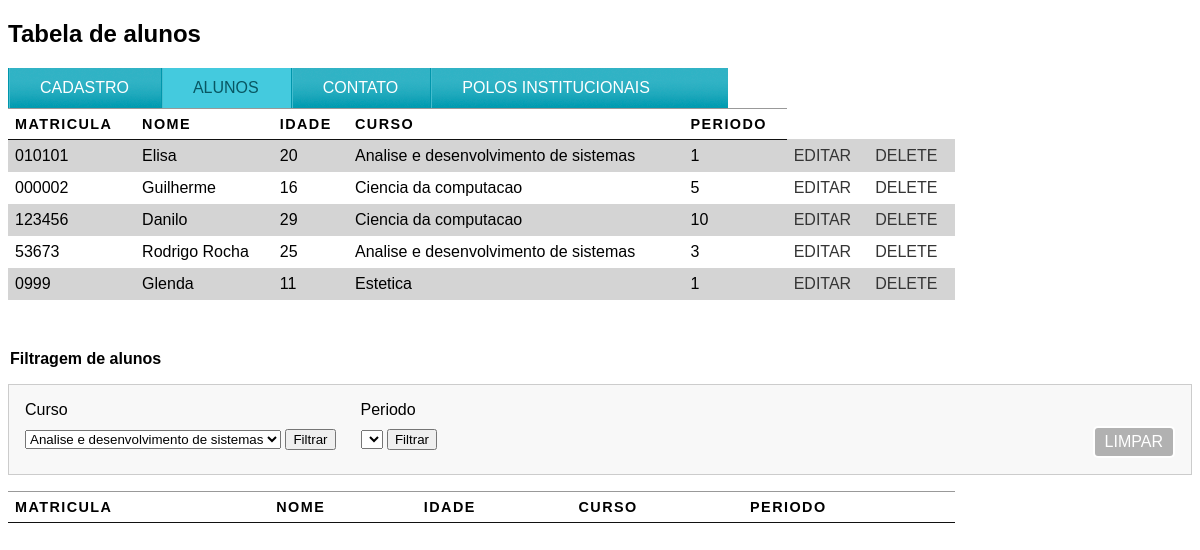
The page /filtrar_curso on the database its author committed.
### core/models.py (models this page shows)
class Pessoa(models.Model):
    nome = models.CharField(max_length=100)
    idade = models.IntegerField(default=0)
    matricula = models.CharField(max_length=100, default=0000)
    curso = models.CharField(max_length=100,default="Vazio")
    periodo = models.CharField(max_length=100, default="Primeiro")

### core/views.py (the view)
# urls.py: path('filtrar_curso', filtrar_curso, name= "filtrar_curso"),
def filtrar_curso(request):
    filtrados = []
    pessoas = Pessoa.objects.all()
    cursos = Pessoa.objects.values_list('curso', flat=True).distinct()
    curso = request.POST.get("curso")
    for pessoa in pessoas:
        if pessoa.curso == curso:
            filtrados.append(pessoa)
    return render(request, 'tabela.html',{"pessoas":pessoas, "filtrados":filtrados, "cursos":cursos})

### core/templates/tabela.html (shortened to what this page needs)
{%load static%}
<!DOCTYPE html>
<html lang="en">
<head>
    <link rel="stylesheet" href="{% static 'css/style.css'%}">
<body>
    <h2>Tabela de alunos</h2>
    <ul>
        <li><a href="{% url 'home' %}" >Cadastro</a></li>
        <li><a href="{% url 'tabela' %}" class="selecionado">Alunos</a></li>
        <li><a href="{% url 'home' %}" >Contato</a></li>
        <li><a href="{% url 'home' %}" >Polos institucionais</a></li>
    </ul>
    <table>
        <thead>
            <tr>
                <th>Matricula</th>
                <th>Nome</th>
                <th>Idade</th>
                <th>Curso</th>
                <th>Periodo</th>
            </tr>
        </thead>
        <tbody>
            {% for pessoa in pessoas %}
            <tr class="{% cycle 'cinza' 'branco' %}">
                <td>{{pessoa.matricula}}</td>
                <td>{{pessoa.nome}}</td>
                <td>{{pessoa.idade}}</td>
                <td>{{pessoa.curso}}</td>
                <td>{{pessoa.periodo}}</td>
                <td><a href="{% url 'editar' pessoa.id %}"> Editar </a></td>
                <td><a href="{% url 'delete' pessoa.id %}">Delete</a></td>
            </tr>
            {% endfor %}
        </tbody>
    </table>
<div id="filtros">
    <legend>Filtragem de alunos</legend>
    <fieldset id="campo">
        <div id="filtro-curso">
            <form action="{% url 'filtrar_curso' %}"method="POST">
                <label for="curso">Curso</label>
                <select name="curso" class="select">
                {%for curso in cursos%}
                <option  value="{{ curso }}">{{ curso }}</option>
                {%endfor%}
                </select>
            <button type="submit">Filtrar</button>
            </form>
        </div>
        <div id="filtro-periodo">
            <form action="{% url 'filtrar_periodo' %}"method="POST">
            <label for="Periodo">Periodo</label>
                <select name="periodo" class="select">
                </select>
            <button type="submit">Filtrar</button>
            </form>
        </div>
        <div id="limpar">
            <a href="{%url 'tabela'%}" class="link">Limpar</a>
        </div>
    </fieldset>
</div>
<table>
    <thead>
        <tr>
            <th>Matricula</th>
            <th>Nome</th>
            <th>Idade</th>
            <th>Curso</th>
            <th>Periodo</th>
        </tr>
    </thead>
</table>
</body>
</html>

### static/css/style.css (style rules this page uses)
body { background: white; }
body { font-family: 'Trebuchet MS', Helvetica, sans-serif; }
ul { list-style: none; margin: 0; padding: 0; }
ul { width: 720px; display: block; line-height: 40px; background: url(../img/fundo-horizontal.png) repeat-x left; float: left; }
ul li { float: left; }
ul a { display: block; text-decoration: none; color: #fff; padding: 0 2em; line-height: 0 2em; background: url(../img/divisor.png) repeat-y; }
ul a:hover, .selecionado { color: #085662; background-color: #44cade; }
fieldset { margin: 1em 0; padding: 1em; border: 1px solid #ccc; background: #f8f8f8; }
legend { font-weight: bold; }
label { display: block; cursor: pointer; width: 10px; }
button { margin-top: 10px; }
table { width: 80%; border-collapse: collapse; }
th, td { padding: 7px; }
th { text-transform: uppercase; border-top:1px solid #999 ; border-bottom:1px solid #111 ; text-align: left; font-size: 90%; letter-spacing: 0.1em; }
a { text-decoration: none; text-transform: uppercase; }
table a { color: rgb(53, 53, 53); }
.cinza { background-color: #d4d4d4; }
.branco { background-color: #fff }
#filtros { margin-top: 50px; }
#filtro-curso { float: left; }
#filtro-periodo { float: left; margin-left: 25px; }
#limpar a { margin-top: 25px; float:right; display: block; padding: 5px 10px; background-color: #b1b1b1; color: #fff; text-decoration: none; border: 2px solid #fff; border-radius: 5px; }

### rows shown on the page
Pessoa: matricula "010101", nome "Elisa", idade "20", curso "Analise e desenvolvimento de sistemas", periodo "1"
Pessoa: matricula "000002", nome "Guilherme", idade "16", curso "Ciencia da computacao", periodo "5"
Pessoa: matricula "123456", nome "Danilo", idade "29", curso "Ciencia da computacao", periodo "10"
Pessoa: matricula "53673", nome "Rodrigo Rocha", idade "25", curso "Analise e desenvolvimento de sistemas", periodo "3"
Pessoa: matricula "0999", nome "Glenda", idade "11", curso "Estetica", periodo "1"

### other values the page prints
form field curso "Analise e desenvolvimento de sistemas"
